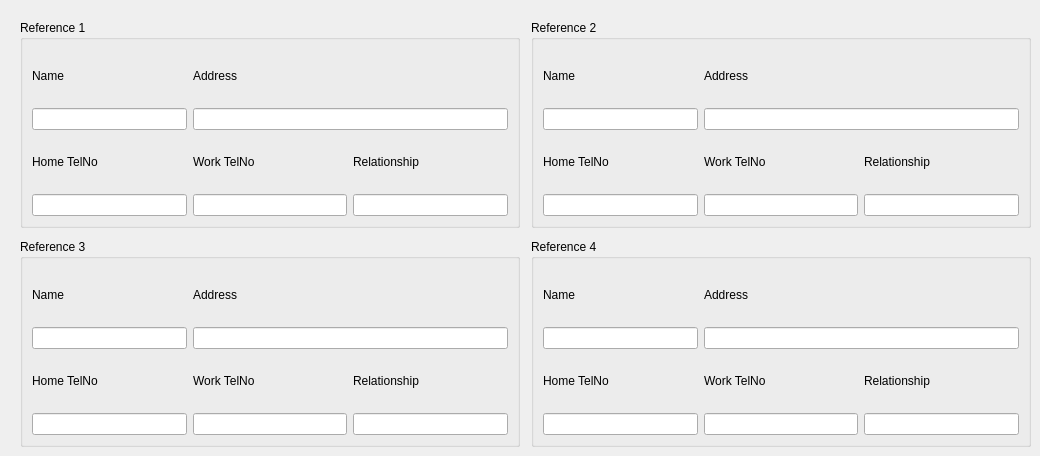
            <widget class="QWidget" name="tabReference">
             <attribute name="title">
              <string>Reference</string>
             </attribute>
             <widget class="QWidget" name="layoutWidget">
              <property name="geometry">
               <rect>
                <x>20</x>
                <y>20</y>
                <width>1011</width>
                <height>427</height>
               </rect>
              </property>
              <layout class="QGridLayout" name="gridLayout_12">
               <item row="0" column="2">
                <widget class="QGroupBox" name="grpReference2">
                 <property name="title">
                  <string>Reference 2</string>
                 </property>
                 <layout class="QGridLayout" name="gridLayout_9">
                  <item row="0" column="0">
                   <widget class="QLabel" name="label_56">
                    <property name="text">
                     <string>Name</string>
                    </property>
                   </widget>
                  </item>
                  <item row="0" column="1">
                   <widget class="QLabel" name="label_57">
                    <property name="text">
                     <string>Address</string>
                    </property>
                   </widget>
                  </item>
                  <item row="1" column="0">
                   <widget class="QLineEdit" name="txtName_2">
                    <property name="enabled">
                     <bool>true</bool>
                    </property>
                   </widget>
                  </item>
                  <item row="2" column="0">
                   <widget class="QLabel" name="label_58">
                    <property name="text">
                     <string>Home TelNo</string>
                    </property>
                   </widget>
                  </item>
                  <item row="2" column="1">
                   <widget class="QLabel" name="label_59">
                    <property name="text">
                     <string>Work TelNo</string>
                    </property>
                   </widget>
                  </item>
                  <item row="2" column="2">
                   <widget class="QLabel" name="label_60">
                    <property name="text">
                     <string>Relationship</string>
                    </property>
                   </widget>
                  </item>
                  <item row="3" column="0">
                   <widget class="QLineEdit" name="txtHomeTelNo_2">
                    <property name="enabled">
                     <bool>true</bool>
                    </property>
                   </widget>
                  </item>
                  <item row="3" column="1">
                   <widget class="QLineEdit" name="txtWorkNo_2">
                    <property name="enabled">
                     <bool>true</bool>
                    </property>
                   </widget>
                  </item>
                  <item row="3" column="2">
                   <widget class="QLineEdit" name="txtRelationship_2">
                    <property name="enabled">
                     <bool>true</bool>
                    </property>
                   </widget>
                  </item>
                  <item row="1" column="1" colspan="2">
                   <widget class="QLineEdit" name="txtAddress_2">
                    <property name="enabled">
                     <bool>true</bool>
                    </property>
                   </widget>
                  </item>
                 </layout>
                </widget>
               </item>
               <item row="0" column="0">
                <widget class="QGroupBox" name="grpReference1">
                 <property name="title">
                  <string>Reference 1</string>
                 </property>
                 <layout class="QGridLayout" name="gridLayout_7">
                  <item row="0" column="0">
                   <widget class="QLabel" name="label_4">
                    <property name="text">
                     <string>Name</string>
                    </property>
                   </widget>
                  </item>
                  <item row="0" column="1">
                   <widget class="QLabel" name="label_54">
                    <property name="text">
                     <string>Address</string>
                    </property>
                   </widget>
                  </item>
                  <item row="1" column="0">
                   <widget class="QLineEdit" name="txtName">
                    <property name="enabled">
                     <bool>true</bool>
                    </property>
                   </widget>
                  </item>
                  <item row="2" column="0">
                   <widget class="QLabel" name="label_52">
                    <property name="text">
                     <string>Home TelNo</string>
                    </property>
                   </widget>
                  </item>
                  <item row="2" column="1">
                   <widget class="QLabel" name="label_53">
                    <property name="text">
                     <string>Work TelNo</string>
                    </property>
                   </widget>
                  </item>
                  <item row="2" column="2">
                   <widget class="QLabel" name="label_55">
                    <property name="text">
                     <string>Relationship</string>
                    </property>
                   </widget>
                  </item>
                  <item row="3" column="0">
                   <widget class="QLineEdit" name="txtHomeTelNo">
                    <property name="enabled">
                     <bool>true</bool>
                    </property>
                   </widget>
                  </item>
                  <item row="3" column="1">
                   <widget class="QLineEdit" name="txtWorkNo">
                    <property name="enabled">
                     <bool>true</bool>
                    </property>
                   </widget>
                  </item>
                  <item row="3" column="2">
                   <widget class="QLineEdit" name="txtRelationship">
                    <property name="enabled">
                     <bool>true</bool>
                    </property>
                   </widget>
                  </item>
                  <item row="1" column="1" colspan="2">
                   <widget class="QLineEdit" name="txtAddress">
                    <property name="enabled">
                     <bool>true</bool>
                    </property>
                   </widget>
                  </item>
                 </layout>
                </widget>
               </item>
               <item row="1" column="0">
                <spacer name="verticalSpacer_5">
                 <property name="orientation">
                  <enum>Qt::Vertical</enum>
                 </property>
                 <property name="sizeType">
                  <enum>QSizePolicy::Fixed</enum>
                 </property>
                 <property name="sizeHint" stdset="0">
                  <size>
                   <width>20</width>
                   <height>5</height>
                  </size>
                 </property>
                </spacer>
               </item>
               <item row="0" column="1">
                <spacer name="horizontalSpacer">
                 <property name="orientation">
                  <enum>Qt::Horizontal</enum>
                 </property>
                 <property name="sizeType">
                  <enum>QSizePolicy::Fixed</enum>
                 </property>
                 <property name="sizeHint" stdset="0">
                  <size>
                   <width>5</width>
                   <height>20</height>
                  </size>
                 </property>
                </spacer>
               </item>
               <item row="2" column="2">
                <widget class="QGroupBox" name="grpReference4">
                 <property name="title">
                  <string>Reference 4</string>
                 </property>
                 <layout class="QGridLayout" name="gridLayout_11">
                  <item row="0" column="0">
                   <widget class="QLabel" name="label_66">
                    <property name="text">
                     <string>Name</string>
                    </property>
                   </widget>
                  </item>
                  <item row="0" column="1">
                   <widget class="QLabel" name="label_67">
                    <property name="text">
                     <string>Address</string>
                    </property>
                   </widget>
                  </item>
                  <item row="1" column="0">
                   <widget class="QLineEdit" name="txtName_3">
                    <property name="enabled">
                     <bool>true</bool>
                    </property>
                   </widget>
                  </item>
                  <item row="2" column="0">
                   <widget class="QLabel" name="label_68">
                    <property name="text">
                     <string>Home TelNo</string>
                    </property>
                   </widget>
                  </item>
                  <item row="2" column="1">
                   <widget class="QLabel" name="label_69">
                    <property name="text">
                     <string>Work TelNo</string>
                    </property>
                   </widget>
                  </item>
                  <item row="2" column="2">
                   <widget class="QLabel" name="label_70">
                    <property name="text">
                     <string>Relationship</string>
                    </property>
                   </widget>
                  </item>
                  <item row="3" column="0">
                   <widget class="QLineEdit" name="txtHomeTelNo_3">
                    <property name="enabled">
                     <bool>true</bool>
                    </property>
                   </widget>
                  </item>
                  <item row="3" column="1">
                   <widget class="QLineEdit" name="txtWorkNo_3">
                    <property name="enabled">
                     <bool>true</bool>
                    </property>
                   </widget>
                  </item>
                  <item row="3" column="2">
                   <widget class="QLineEdit" name="txtRelationship_3">
                    <property name="enabled">
                     <bool>true</bool>
                    </property>
                   </widget>
                  </item>
                  <item row="1" column="1" colspan="2">
                   <widget class="QLineEdit" name="txtAddress_3">
                    <property name="enabled">
                     <bool>true</bool>
                    </property>
                   </widget>
                  </item>
                 </layout>
                </widget>
               </item>
               <item row="2" column="0">
                <widget class="QGroupBox" name="grpReference3">
                 <property name="enabled">
                  <bool>true</bool>
                 </property>
                 <property name="title">
                  <string>Reference 3</string>
                 </property>
                 <layout class="QGridLayout" name="gridLayout_10">
                  <item row="0" column="0">
                   <widget class="QLabel" name="label_61">
                    <property name="text">
                     <string>Name</string>
                    </property>
                   </widget>
                  </item>
                  <item row="0" column="1">
                   <widget class="QLabel" name="label_62">
                    <property name="text">
                     <string>Address</string>
                    </property>
                   </widget>
                  </item>
                  <item row="1" column="0">
                   <widget class="QLineEdit" name="txtName_4">
                    <property name="enabled">
                     <bool>true</bool>
                    </property>
                   </widget>
                  </item>
                  <item row="2" column="0">
                   <widget class="QLabel" name="label_63">
                    <property name="text">
                     <string>Home TelNo</string>
                    </property>
                   </widget>
                  </item>
                  <item row="2" column="1">
                   <widget class="QLabel" name="label_64">
                    <property name="text">
                     <string>Work TelNo</string>
                    </property>
                   </widget>
                  </item>
                  <item row="2" column="2">
                   <widget class="QLabel" name="label_65">
                    <property name="text">
                     <string>Relationship</string>
                    </property>
                   </widget>
                  </item>
                  <item row="3" column="0">
                   <widget class="QLineEdit" name="txtHomeTelNo_4">
                    <property name="enabled">
                     <bool>true</bool>
                    </property>
                   </widget>
                  </item>
                  <item row="3" column="1">
                   <widget class="QLineEdit" name="txtWorkNo_4">
                    <property name="enabled">
                     <bool>true</bool>
                    </property>
                   </widget>
                  </item>
                  <item row="3" column="2">
                   <widget class="QLineEdit" name="txtRelationship_4">
                    <property name="enabled">
                     <bool>true</bool>
                    </property>
                   </widget>
                  </item>
                  <item row="1" column="1" colspan="2">
                   <widget class="QLineEdit" name="txtAddress_4">
                    <property name="enabled">
                     <bool>true</bool>
                    </property>
                   </widget>
                  </item>
                 </layout>
                </widget>
               </item>
              </layout>
             </widget>
            </widget>
